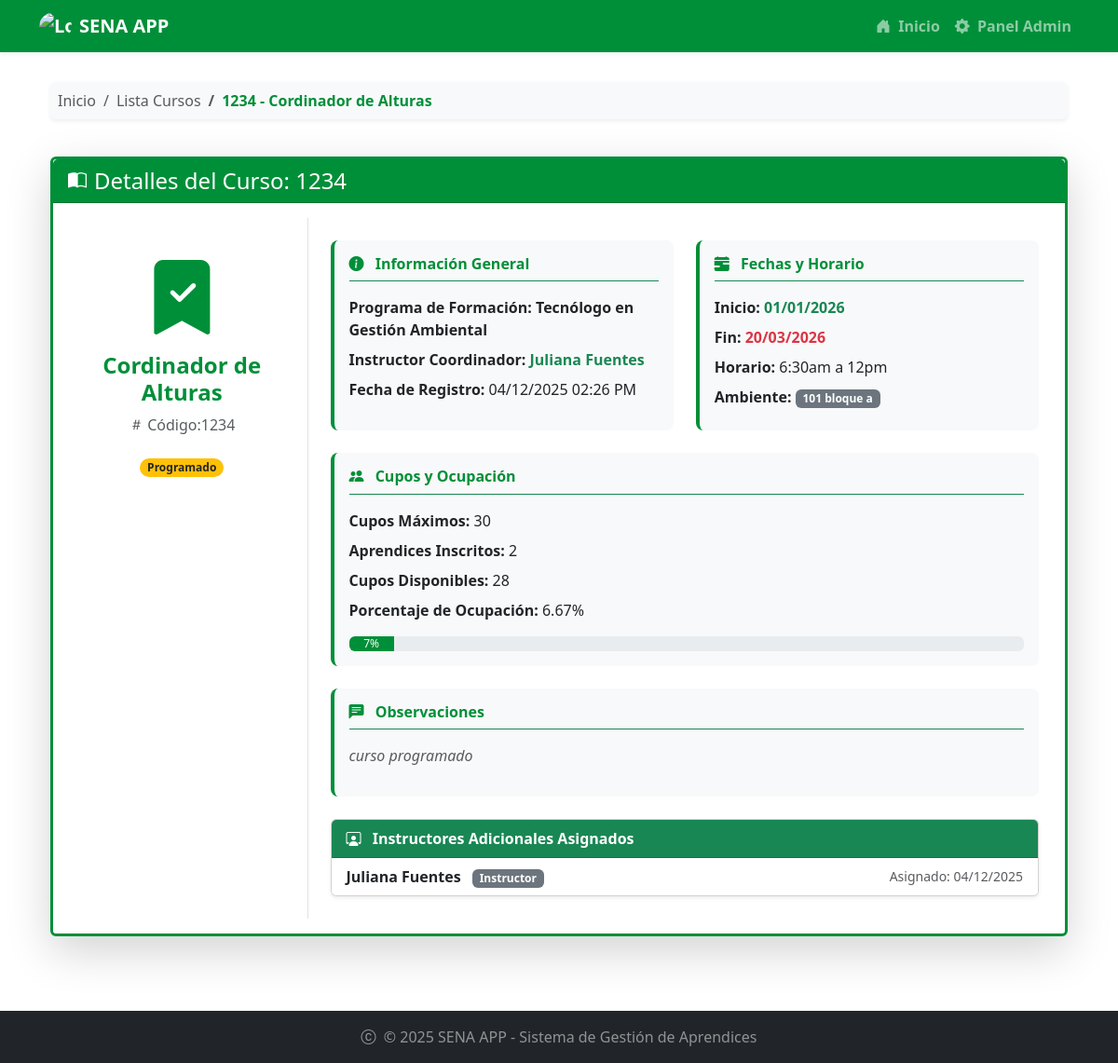
Page /cursos/2/ on the committed database.
### cursos/models.py (models this page shows, shortened)
class Curso(models.Model):
    ESTADO_CHOICES = [
        ('PRO', 'Programado'),
        ('INI', 'Iniciado'),
        ('EJE', 'En Ejecución'),
        ('FIN', 'Finalizado'),
        ('CAN', 'Cancelado'),
        ('SUS', 'Suspendido'),
    ]
    codigo = models.CharField(max_length=30,unique=True,verbose_name="Código del Curso")
    nombre = models.CharField(max_length=200, verbose_name="Nombre del Curso")
    programa = models.ForeignKey('programas.Programa', on_delete=models.CASCADE, verbose_name="Programa de Formación")
    instructor_coordinador = models.ForeignKey('instructores.Instructor', on_delete=models.CASCADE, related_name='cursos_coordinados', verbose_name="Instructor Coordinador")
    instructores = models.ManyToManyField('instructores.Instructor', through='InstructorCurso', related_name='cursos_impartidos', verbose_name="Instructores")
    aprendices = models.ManyToManyField('aprendices.Aprendiz', through='AprendizCurso', related_name='cursos', verbose_name="Aprendices")
    fecha_inicio = models.DateField(verbose_name="Fecha de Inicio")
    fecha_fin = models.DateField(verbose_name="Fecha de Finalización")
    horario = models.CharField(max_length=100, verbose_name="Horario")
    aula = models.CharField(max_length=50, verbose_name="Aula/Ambiente")
    cupos_maximos = models.PositiveIntegerField(verbose_name="Cupos Máximos")
    estado = models.CharField(max_length=3, choices=ESTADO_CHOICES, default='PRO', verbose_name="Estado del Curso")
    observaciones = models.TextField(blank=True, null=True, verbose_name="Observaciones")
    fecha_registro = models.DateTimeField(auto_now_add=True, verbose_name="Fecha de Registro")
    class Meta:
        verbose_name = "Curso"
        verbose_name_plural = "Cursos"
        ordering = ['-fecha_inicio']
    def cupos_disponibles(self):
        return self.cupos_maximos - self.aprendices.count()
    def porcentaje_ocupacion(self):
        if self.cupos_maximos > 0:
            return (self.aprendices.count() / self.cupos_maximos) * 100
        return 0

class InstructorCurso(models.Model):
    instructor = models.ForeignKey('instructores.Instructor', on_delete=models.CASCADE)
    curso = models.ForeignKey(Curso, on_delete=models.CASCADE)
    rol = models.CharField(max_length=100, verbose_name="Rol en el Curso")
    fecha_asignacion = models.DateField(auto_now_add=True, verbose_name="Fecha de Asignación")
    class Meta:
        verbose_name = "Instructor por Curso"
        verbose_name_plural = "Instructores por Curso"
        unique_together = ['instructor', 'curso']

### programas/models.py (models this page shows, shortened)
class Programa(models.Model):
    NIVEL_FORMACION_CHOICES = [
        ('AUX', 'Auxiliar'),
        ('OPE', 'Operario'),
        ('TEC', 'Técnico'),
        ('TGL', 'Tecnólogo'),
        ('ESP', 'Especialización Tecnológica'),
        ('COM', 'Complementario'),
    ]
    MODALIDAD_CHOICES = [
        ('PRE', 'Presencial'),
        ('VIR', 'Virtual'),
        ('MIX', 'Mixta'),
    ]
    ESTADO_CHOICES = [
        ('ACT', 'Activo'),
        ('INA', 'Inactivo'),
        ('SUS', 'Suspendido'),
        ('CAN', 'Cancelado'),
    ]
    codigo = models.CharField(max_length=20, unique=True, verbose_name="Código del Programa")
    nombre = models.CharField(max_length=200, verbose_name="Nombre del Programa")
    nivel_formacion = models.CharField(max_length=3, choices=NIVEL_FORMACION_CHOICES, verbose_name="Nivel de Formación")
    modalidad = models.CharField(max_length=3, choices=MODALIDAD_CHOICES, default='PRE', verbose_name="Modalidad")
    duracion_meses = models.PositiveIntegerField(verbose_name="Duración en Meses")
    duracion_horas = models.PositiveIntegerField(verbose_name="Duración en Horas")
    descripcion = models.TextField(verbose_name="Descripción del Programa")
    competencias = models.TextField(verbose_name="Competencias a Desarrollar")
    perfil_egreso = models.TextField(verbose_name="Perfil de Egreso")
    requisitos_ingreso = models.TextField(verbose_name="Requisitos de Ingreso")
    centro_formacion = models.CharField(max_length=200, verbose_name="Centro de Formación")
    regional = models.CharField(max_length=100, verbose_name="Regional")
    estado = models.CharField(max_length=3, choices=ESTADO_CHOICES, default='ACT', verbose_name="Estado")
    fecha_creacion = models.DateField(verbose_name="Fecha de Creación del Programa")
    fecha_registro = models.DateTimeField(auto_now_add=True, verbose_name="Fecha de Registro")

### instructores/models.py (models this page shows, shortened)
class Instructor(models.Model):
    TIPO_DOCUMENTO_CHOICES = [
        ('CC', 'Cédula de Ciudadanía'),
        ('CE', 'Cédula de Extranjería'),
        ('TI', 'Tarjeta de Identidad'),
        ('PAS', 'Pasaporte'),
    ]
    NIVEL_EDUCACION_CHOICES = [
        ('TEC', 'Técnico'),
        ('TEG', 'Tecnólogo'),
        ('PRE','Pregrado'),
        ('ESP','Especialización'),
        ('MAE','Maestría'),
        ('DOC','Doctorado'),
    ]
    tipo_documento = models.CharField(max_length=3,choices= TIPO_DOCUMENTO_CHOICES, default='CC')
    documento_id = models.CharField(max_length=20, unique=True)
    nombre = models.CharField(max_length=100)
    apellido = models.CharField(max_length=100)
    telefono = models.CharField(max_length=20, null=True)
    correo = models.EmailField(null=True)
    fecha_nacimiento = models.DateField()
    ciudad = models.CharField(max_length=100, null=True)
    direccion = models.TextField(null=True)
    nivel_educativo = models.CharField(max_length=3, choices=NIVEL_EDUCACION_CHOICES, default='MAE')
    especialidad = models.CharField(max_length=100)
    anos_experiencia = models.PositiveIntegerField()
    activo = models.BooleanField(default=True)
    fecha_vinculacion = models.DateField()
    fecha_registro = models.DateField(auto_now_add=True)

### cursos/views.py (the view)
# urls.py: path('<int:curso_id>/', views.detalle_curso, name='detalle_curso'),
def detalle_curso(request, curso_id):
    curso = Curso.objects.get(id=curso_id)
    aprendices_curso = curso.aprendizcurso_set.all()
    instructores_curso = curso.instructorcurso_set.all()
    template = loader.get_template('detalle_curso.html')
    context = {
        'curso': curso,
        'aprendices_curso': aprendices_curso,
        'instructores_curso': instructores_curso,
    }
    return HttpResponse(template.render(context, request))

### cursos/Templates/detalle_curso.html (shortened to what this page needs)
{% extends "master.html" %}
{% block content %}
<div class="container-fluid py-2">
    <div class="row mb-4">
        <div class="col-12">
            <nav aria-label="breadcrumb">
                <ol class="breadcrumb bg-light p-2 rounded shadow-sm">
                    <li class="breadcrumb-item"><a href="/" class="text-decoration-none text-muted">Inicio</a></li>
                    <li class="breadcrumb-item"><a href="{% url 'cursos:lista_cursos' %}" class="text-decoration-none text-muted">Lista Cursos</a>
                    </li>
                    <li class="breadcrumb-item active text-sena fw-bold" aria-current="page">{{ curso.codigo }} - {{ curso.nombre }}</li>
                </ol>
            </nav>
        </div>
    </div>
    <div class="row mb-4">
        <div class="col-12">
            <div class="card shadow-lg border-sena border-3">
                <div class="card-header bg-sena text-white d-flex align-items-center">
                    <i class="bi bi-book-half fs-5 me-2"></i>
                    <h4 class="mb-0 fw-light">Detalles del Curso: {{ curso.codigo }}</h4>
                </div>
                <div class="card-body">
                    <div class="row">
                        <div class="col-md-3 text-center border-end p-4">
                            <i class="bi bi-bookmark-check-fill text-sena mb-3" style="font-size: 5rem;"></i>
                            <h4 class="text-sena fw-bold">{{ curso.nombre }}</h4>
                            <p class="text-muted"><i class="bi bi-hash me-1"></i>Código:{{ curso.codigo }}</p>
                            {% if curso.estado == 'PRO' %}
                                <span class="badge rounded-pill bg-warning text-dark mt-2">{{ curso.get_estado_display }}</span>
                            {% elif curso.estado == 'INI' or curso.estado == 'EJE' %}
                                <span class="badge rounded-pill bg-success mt-2">{{ curso.get_estado_display }}</span>
                            {% elif curso.estado == 'FIN' %}
                                <span class="badge rounded-pill bg-primary mt-2">{{ curso.get_estado_display }}</span>
                            {% else %}
                                <span class="badge rounded-pill bg-danger mt-2">{{ curso.get_estado_display }}</span>
                            {% endif %}
                        </div>
                        <div class="col-md-9 p-4">
                            <div class="row">
                                <div class="col-lg-6 mb-4">
                                    <div class="p-3 bg-light rounded-3 h-100 border-start border-sena border-4">
                                        <h6 class="text-sena border-bottom border-success pb-2 mb-3 fw-bold">
                                            <i class="bi bi-info-circle-fill me-2"></i> Información General
                                        </h6>
                                        <p class="mb-2"><span class="fw-bold">Programa de Formación:</span> <span class="fw-semibold text-dark">{{ curso.programa.nombre }}</span></p>
                                        <p class="mb-2"><span class="fw-bold">Instructor Coordinador:</span> <a href="{% url 'instructores:detalle_instructor' curso.instructor_coordinador.id %}" class="text-decoration-none text-success fw-semibold">{{ curso.instructor_coordinador.nombre }} {{ curso.instructor_coordinador.apellido }}</a></p>
                                        <p class="mb-2"><span class="fw-bold">Fecha de Registro:</span> {{ curso.fecha_registro|date:"d/m/Y h:i A" }}</p>
                                    </div>
                                </div>
                                <div class="col-lg-6 mb-4">
                                    <div class="p-3 bg-light rounded-3 h-100 border-start border-sena border-4">
                                        <h6 class="text-sena border-bottom border-success pb-2 mb-3 fw-bold">
                                            <i class="bi bi-calendar-range-fill me-2"></i> Fechas y Horario
                                        </h6>
                                        <p class="mb-2"><span class="fw-bold">Inicio:</span> <span class="fw-semibold text-success">{{ curso.fecha_inicio|date:"d/m/Y" }}</span></p>
                                        <p class="mb-2"><span class="fw-bold">Fin:</span> <span class="fw-semibold text-danger">{{ curso.fecha_fin|date:"d/m/Y" }}</span></p>
                                        <p class="mb-2"><span class="fw-bold">Horario:</span> {{ curso.horario }}</p>
                                        <p class="mb-2"><span class="fw-bold">Ambiente:</span> <span class="badge bg-secondary fw-semibold">{{ curso.aula }}</span></p>
                                    </div>
                                </div>
                            </div>
                            <div class="row">
                                <div class="col-lg-12 mb-4">
                                    <div class="p-3 bg-light rounded-3 h-100 border-start border-sena border-4">
                                        <h6 class="text-sena border-bottom border-success pb-2 mb-3 fw-bold">
                                            <i class="bi bi-people-fill me-2"></i> Cupos y Ocupación
                                        </h6>
                                        <p class="mb-2"><span class="fw-bold">Cupos Máximos:</span> {{ curso.cupos_maximos }}</p>
                                        <p class="mb-2"><span class="fw-bold">Aprendices Inscritos:</span> {{ curso.aprendices.count }}</p>
                                        <p class="mb-2"><span class="fw-bold">Cupos Disponibles:</span> {{ curso.cupos_disponibles }}</p>
                                        <p class="mb-2"><span class="fw-bold">Porcentaje de Ocupación:</span> {{ curso.porcentaje_ocupacion|floatformat:2 }}%</p>
                                        <div class="progress mt-3">
                                            <div class="progress-bar bg-sena" role="progressbar" style="width: {{ curso.porcentaje_ocupacion }}%;" aria-valuenow="{{ curso.porcentaje_ocupacion|floatformat:0 }}" aria-valuemin="0" aria-valuemax="100">
                                                {{ curso.porcentaje_ocupacion|floatformat:0 }}%
                                            </div>
                                        </div>
                                    </div>
                                </div>
                            </div>
                            {% if curso.observaciones %}
                            <div class="row">
                                <div class="col-lg-12">
                                    <div class="p-3 bg-light rounded-3 h-100 border-start border-sena border-4">
                                        <h6 class="text-sena border-bottom border-success pb-2 mb-3 fw-bold">
                                            <i class="bi bi-chat-left-text-fill me-2"></i> Observaciones
                                        </h6>
                                        <p class="text-muted fst-italic">{{ curso.observaciones }}</p>
                                    </div>
                                </div>
                            </div>
                            {% endif %}
                            <div class="row mt-4">
                                <div class="col-lg-12">
                                    <div class="card shadow-sm">
                                        <div class="card-header bg-success text-white fw-bold">
                                            <i class="bi bi-person-workspace me-2"></i> Instructores Adicionales Asignados
                                        </div>
                                        <div class="list-group list-group-flush">
                                            {% for asignacion in curso.instructorcurso_set.all %}
                                            <div class="list-group-item d-flex justify-content-between align-items-center">
                                                <span>
                                                    <a href="{% url 'instructores:detalle_instructor' asignacion.instructor.id %}" class="text-decoration-none text-dark fw-semibold">
                                                        {{ asignacion.instructor.nombre }} {{ asignacion.instructor.apellido }}
                                                    </a>
                                                    <span class="badge bg-secondary ms-2">{{ asignacion.rol }}</span>
                                                </span>
                                                <small class="text-muted">Asignado: {{ asignacion.fecha_asignacion|date:"d/m/Y" }}</small>
                                            </div>
                                            {% empty %}
                                            <div class="list-group-item text-center text-muted">No hay instructores adicionales asignados a este curso.</div>
                                            {% endfor %}
                                        </div>
                                    </div>
                                </div>
                            </div>
                        </div>
                    </div>
                </div>
            </div>
        </div>
    </div>
{% endblock %}

### static/mystyles.css (style rules this page uses)
body { background-color: #f8f9fa; }

### aprendices/Templates/master.html (style rules this page uses)
.bg-sena { background-color: #008f39 !important; }
.text-sena { color: #008f39 !important; }
.border-sena { border-color: #008f39 !important; }

### rows in the picture
Curso: codigo "1234", nombre "Cordinador de Alturas", estado "Programado", programa.nombre "Tecnólogo en Gestión Ambiental", instructor_coordinador.nombre "Juliana", instructor_coordinador.apellido "Fuentes", fecha_registro "04/12/2025 02:26 PM", fecha_inicio "01/01/2026", fecha_fin "20/03/2026", horario "6:30am a 12pm", aula "101 bloque a", cupos_maximos "30", aprendices.count "2", cupos_disponibles "28", porcentaje_ocupacion "6.67", porcentaje_ocupacion "7", observaciones "curso programado"
InstructorCurso: instructor.nombre "Juliana", instructor.apellido "Fuentes", rol "Instructor", fecha_asignacion "04/12/2025"
